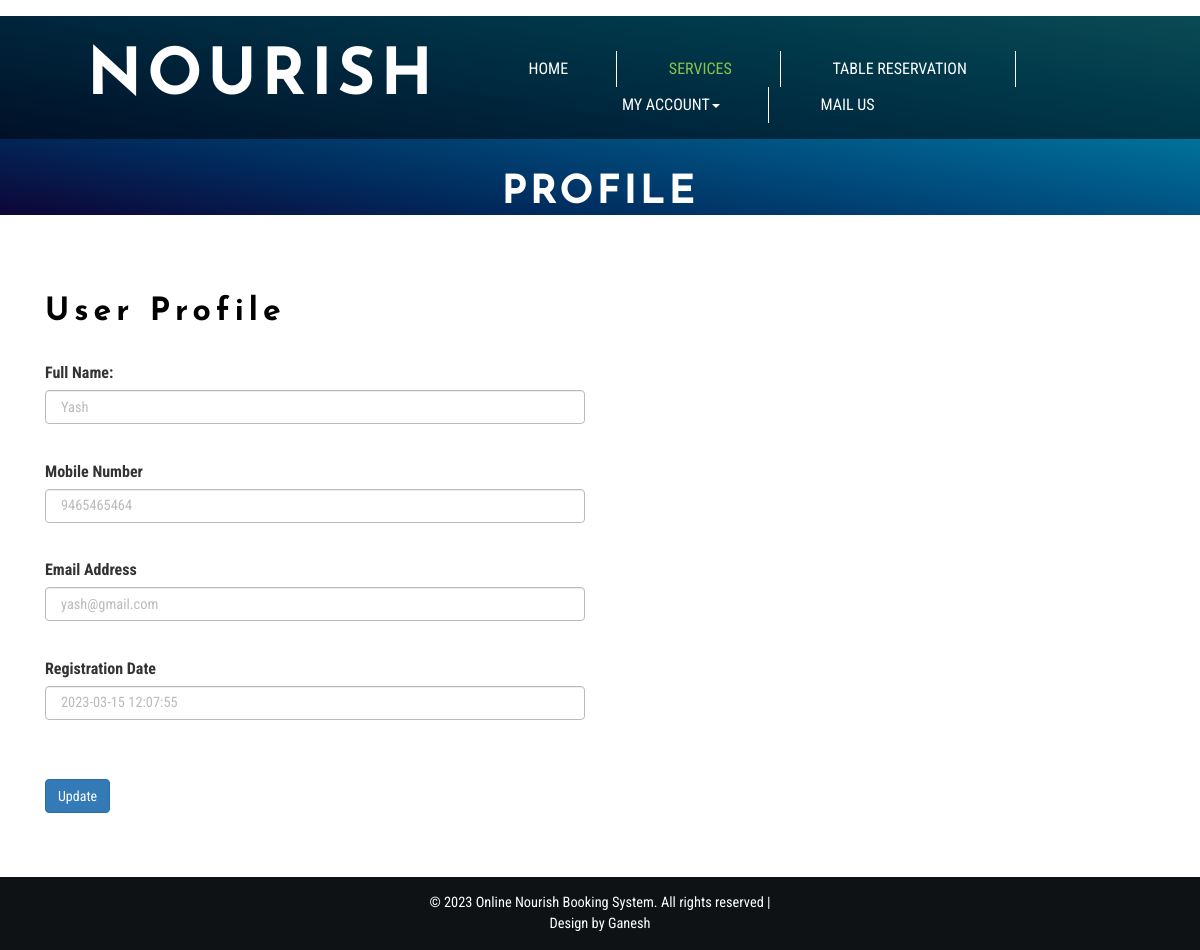
The app's page /profile.php (signed in) with its own data.
### tables this page shows
CREATE TABLE `tbluser` (
  `ID` int(10) NOT NULL,
  `FullName` varchar(200) DEFAULT NULL,
  `MobileNumber` bigint(10) DEFAULT NULL,
  `Email` varchar(200) DEFAULT NULL,
  `Password` varchar(200) DEFAULT NULL,
  `RegDate` timestamp NULL DEFAULT current_timestamp()
);

### profile.php (the view, shortened to what this page needs)
<?php
if (strlen($_SESSION['obbsuid']==0)) {
  header('location:logout.php');
  } else{
  ?>
<!DOCTYPE html>
<html lang="en">
<head>
<link href="css/bootstrap.css" rel="stylesheet" type="text/css" media="all" />
<link rel="stylesheet" href="css/style.css" type="text/css" media="all" />
<link href="css/font-awesome.css" rel="stylesheet">
</head>
<body>
	<div class="banner jarallax">
		<div class="agileinfo-dot">
			<?php include_once('includes/header.php');?>
			<div class="wthree-heading">
				<h2>Profile</h2>
			</div>
		</div>
	<div class="contact">
		<div class="container">
			<div class="agile-contact-form">
				<div class="col-md-6 contact-form-right">
					<div class="contact-form-top">
						<h3>User Profile </h3>
					</div>
					<div class="agileinfo-contact-form-grid">
						<form method="post">
							 <?php
$uid=$_SESSION['obbsuid'];
$sql="SELECT * from  tbluser where ID=:uid";
$query = $dbh -> prepare($sql);
$query->bindParam(':uid',$uid,PDO::PARAM_STR);
$query->execute();
$results=$query->fetchAll(PDO::FETCH_OBJ);
$cnt=1;
if($query->rowCount() > 0)
{
foreach($results as $row)
{               ?><div class="form-group row">
                                                <label class="col-form-label col-md-4">Full Name:</label>
                                    <div class="col-md-12">
                                        <input type="text" value="<?php  echo $row->FullName;?>" name="fname" required="true" class="form-control" >
                                    </div></div>
                                                <div class="form-group row">
                                    <label class="col-form-label col-md-4">Mobile Number</label>
                                    <div class="col-md-12">
                                        <input type="text" name="mobno" class="form-control" required="true" maxlength="10" pattern="[0-9]+" value="<?php  echo $row->MobileNumber;?>">
                                    </div>
                                </div>
                                                 <div class="form-group row">
                                    <label class="col-form-label col-md-4">Email Address</label>
                                    <div class="col-md-12">
                                        <input type="email" class="form-control" value="<?php  echo $row->Email;?>" name="email" required="true" readonly title="Email can't be edit">
                                    </div>
                                </div>
                                                <div class="form-group row">
                                    <label class="col-form-label col-md-4">Registration Date</label>
                                    <div class="col-md-12">
                                        <input type="text" value="<?php  echo $row->RegDate;?>" class="form-control" name="password" readonly="true">
                                    </div>
                                </div><?php $cnt=$cnt+1;}} ?>
                                              <br>
                                                <div class="tp">
                                                     <button type="submit" class="btn btn-primary" name="submit">Update</button>
                                                </div>
                                            </form>
					</div>
				</div>
				<div class="clearfix"> </div>
			</div>
		</div>
	</div>
	<?php include_once('includes/footer.php');?>
</body>
</html><?php }  ?>

### css/style.css (style rules this page uses)
html, body { font-size: 100%; font-family: 'Roboto Condensed', sans-serif; }
body { background:#FFFFFF; }
.banner { background: url(../images/1.jpg) no-repeat 0px 147px; background-size: cover; background-image: linear-gradient(to right top, #0e0537, #002d5f, #005383, #007ba1, #16a4b9); }
.jarallax { position: relative; background-size: cover; background-repeat: no-repeat; background-position: 50% 50%; }
.banner-bottom,.services,.services-bottom,footer,.about-top,.agile-dot,.team,.gallery,.codes,.typography,.contact,.single { padding:4em 0; }
.agile-heading h3,.advantages-top h3,h2.agileits-icons-title, h3.agileits-icons-title,.w3layouts-contact-form-top h3,.contact-form-top h3,.w3agile-map h3,.agileits_three_comments h3, .w3_leave_comment h3 { color: #FFFFFF; font-size: 2em; letter-spacing: 5px; font-weight: 800; margin: 0; text-align: center; font-family: 'Josefin Sans', sans-serif; }
.wthree-heading { margin: 2em 0 1em; }
.wthree-heading h2 { color: #ffffff; font-size: 2.5em; text-align: center; margin: 0; letter-spacing: 3px; font-weight: 800; text-transform: uppercase; font-family: 'Josefin Sans', sans-serif; }
.w3layouts-contact-form-top h3,.contact-form-top h3,.w3agile-map h3 { color:#000000; text-align:left; }
.agileinfo-contact-form-grid { margin: 2em 0 0 0; }
.agileinfo-contact-form-grid input[type="text"],.agileinfo-contact-form-grid input[type="email"] { display: inline-block; background: none; border: 1.5px solid #BBBBBB; width: 100%; outline: none; padding: 10px 15px 10px 15px; font-size: .9em; color: #BBBBBB; margin-bottom: 1.5em; }
.agileinfo-contact-form-grid input[type="password"],.agileinfo-contact-form-grid input[type="email"] { display: inline-block; background: none; border: 1.5px solid #BBBBBB; width: 100%; outline: none; padding: 10px 15px 10px 15px; font-size: .9em; color: #BBBBBB; margin-bottom: 1.5em; }

### records on screen
tbluser: fname "Yash", mobno "9465465464", email "yash@gmail.com", password "2023-03-15 12:07:55"
